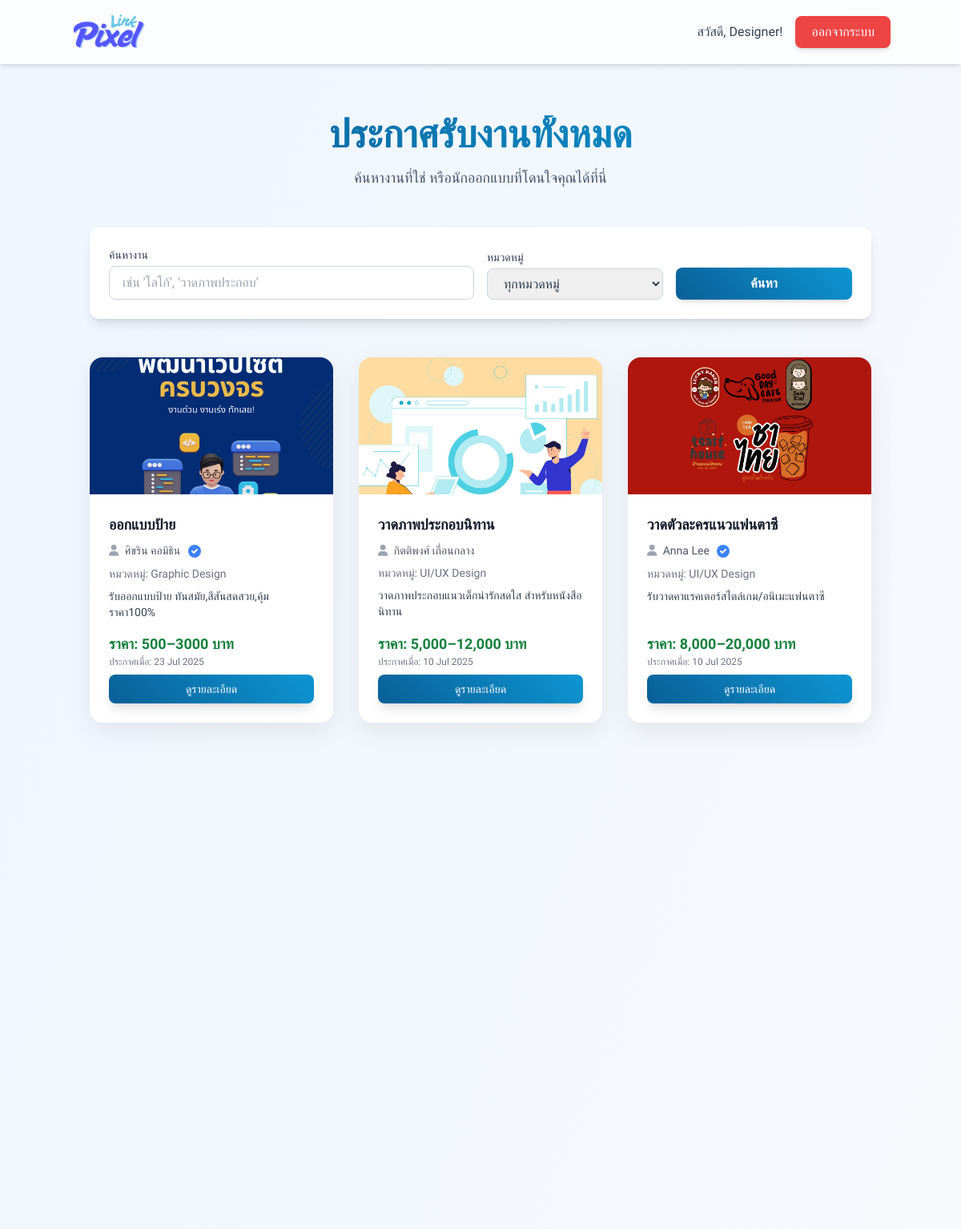
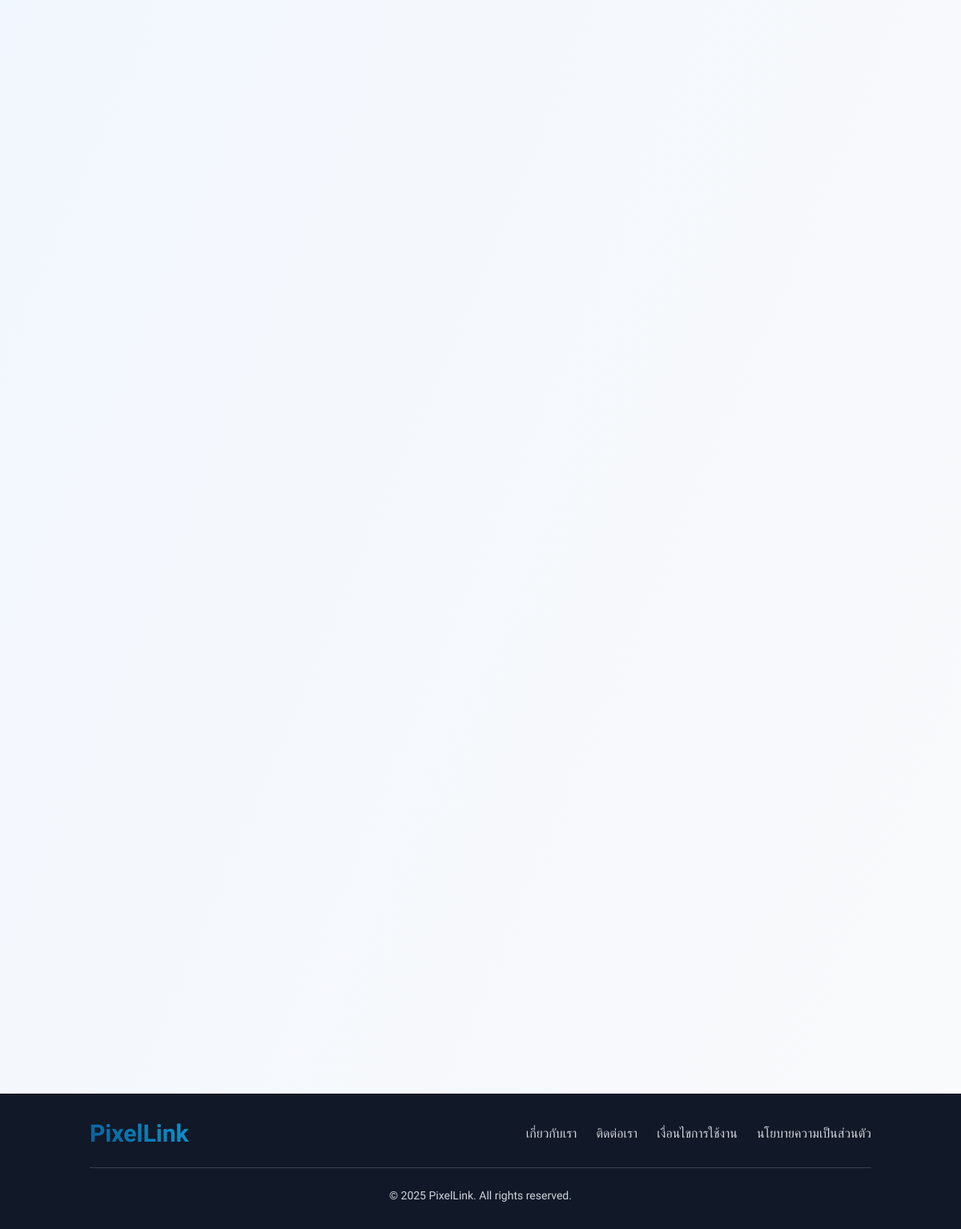
Page /client/job_listings_client.php on the committed database (2 pictures, top to bottom).
### tables this page shows
CREATE TABLE `job_postings` (
  `post_id` int(11) NOT NULL,
  `designer_id` int(11) NOT NULL,
  `title` varchar(255) NOT NULL,
  `description` text DEFAULT NULL,
  `category_id` int(11) DEFAULT NULL,
  `price_range` varchar(100) DEFAULT NULL,
  `posted_date` timestamp NOT NULL DEFAULT current_timestamp(),
  `status` enum('active','inactive','completed') DEFAULT 'active',
  `client_id` int(11) NOT NULL,
  `main_image_id` int(11) DEFAULT NULL
);

CREATE TABLE `uploaded_files` (
  `file_id` int(11) NOT NULL,
  `contract_id` int(11) DEFAULT NULL,
  `job_post_id` int(11) DEFAULT NULL,
  `uploader_id` int(11) NOT NULL,
  `file_name` varchar(255) NOT NULL,
  `file_path` varchar(255) NOT NULL,
  `uploaded_at` timestamp NOT NULL DEFAULT current_timestamp(),
  `file_size` int(11) DEFAULT NULL,
  `uploaded_by_user_id` int(11) DEFAULT NULL,
  `file_type` varchar(255) DEFAULT NULL,
  `uploaded_date` datetime DEFAULT NULL
);

CREATE TABLE `users` (
  `user_id` int(11) NOT NULL,
  `username` varchar(50) NOT NULL,
  `password` varchar(255) NOT NULL,
  `email` varchar(100) NOT NULL,
  `first_name` varchar(100) NOT NULL,
  `last_name` varchar(100) NOT NULL,
  `phone_number` varchar(20) NOT NULL,
  `user_type` enum('admin','designer','client') NOT NULL,
  `registration_date` timestamp NOT NULL DEFAULT current_timestamp(),
  `is_approved` tinyint(1) DEFAULT 0,
  `last_activity` datetime DEFAULT NULL,
  `is_active` tinyint(1) DEFAULT 1,
  `is_verified` tinyint(1) NOT NULL DEFAULT 0 COMMENT '0=Not Verified, 1=Verified',
  `last_login` timestamp NULL DEFAULT NULL
);

CREATE TABLE `job_categories` (
  `category_id` int(11) NOT NULL,
  `category_name` varchar(100) NOT NULL
);

### client/job_listings_client.php (the view, shortened to what this page needs)
<?php
$servername = "localhost";
$username = "root";
$password = "";
$dbname = "pixellink";
$condb = new mysqli($servername, $username, $password, $dbname);
$condb->set_charset("utf8");
$loggedInUserName = $_SESSION['full_name'] ?? $_SESSION['username'] ?? 'Designer';
$search_keyword = $_GET['search'] ?? '';
$type = $_GET['type'] ?? 'postings';
$jobs = [];
if ($type === 'postings') {
    $page_title = "ประกาศรับงานทั้งหมด";
    $sql = "SELECT
                jp.post_id AS id,
                jp.title,
                jp.description,
                jp.price_range,
                jp.posted_date,
                'posting' AS type,
                u.first_name,
                u.last_name,
                u.is_verified,
                jc.category_name,
                uf.file_path AS job_image_path
            FROM job_postings AS jp
            JOIN users AS u ON jp.designer_id = u.user_id
            LEFT JOIN job_categories AS jc ON jp.category_id = jc.category_id
            LEFT JOIN uploaded_files AS uf ON jp.main_image_id = uf.file_id
            WHERE jp.status = 'active'";
    $sql .= " ORDER BY jp.posted_date DESC";
}
$stmt = $condb->prepare($sql);
if ($stmt) {
    $stmt->execute();
    $result = $stmt->get_result();
    $jobs = $result->fetch_all(MYSQLI_ASSOC);
} else {
    error_log("SQL Error: " . $condb->error);
}
?>
<?php include '../includes/header.php'; ?>
<body class="min-h-screen flex flex-col">
    <nav class="bg-white/80 backdrop-blur-sm p-4 shadow-md sticky top-0 z-50">
        <div class="container mx-auto flex justify-between items-center">
            <a href="main.php">
                <img src="../dist/img/logo.png" alt="PixelLink Logo" class="h-12 transition-transform hover:scale-105">
            </a>
            <div class="space-x-2 sm:space-x-4 flex items-center flex-nowrap">
                <span class="font-medium text-slate-700 text-xs sm:text-base whitespace-nowrap">สวัสดี, <?= htmlspecialchars($loggedInUserName) ?>!</span>
                <a href="../logout.php" class="btn-danger text-white text-xs sm:text-base px-3 sm:px-5 py-2 rounded-lg font-medium shadow-md whitespace-nowrap">ออกจากระบบ</a>
            </div>
        </div>
    </nav>
    <main class="flex-grow">
        <section id="job-listings" class="py-12 md:py-16 bg-gradient-to-br from-blue-50 to-gray-50">
            <div class="container mx-auto px-4 md:px-6">
                <div class="text-center mb-12 animate-fade-in">
                    <h1 class="text-4xl md:text-5xl font-bold text-gradient"><?= htmlspecialchars($page_title) ?></h1>
                    <p class="mt-4 text-lg text-slate-600">ค้นหางานที่ใช่ หรือนักออกแบบที่โดนใจคุณได้ที่นี่</p>
                </div>
                <form action="job_listings_client.php" method="GET" class="mb-12 p-6 bg-white rounded-xl shadow-lg animate-fade-in">
                    <div class="grid grid-cols-1 md:grid-cols-4 gap-4 items-end">
                        <div class="col-span-1 md:col-span-2">
                            <label for="search-keyword" class="block text-sm font-medium text-slate-700 mb-1">ค้นหางาน</label>
                            <input type="text" name="search" id="search-keyword" value="<?= htmlspecialchars($search_keyword) ?>" placeholder="เช่น 'โลโก้', 'วาดภาพประกอบ'" class="w-full px-4 py-2 border border-slate-300 rounded-lg focus:ring-blue-500 focus:border-blue-500">
                        </div>
                        <div>
                            <label for="filter-category" class="block text-sm font-medium text-slate-700 mb-1">หมวดหมู่</label>
                            <select name="category" id="filter-category" class="w-full px-4 py-2 border border-slate-300 rounded-lg focus:ring-blue-500 focus:border-blue-500">
                                <option value="0">ทุกหมวดหมู่</option>
                            </select>
                        </div>
                        <button type="submit" class="btn-primary text-white px-6 py-2 rounded-lg font-semibold shadow-md w-full">ค้นหา</button>
                    </div>
                </form>
                <?php if (empty($jobs)): ?>
                    <div class="bg-yellow-100 border-l-4 border-yellow-500 text-yellow-700 p-6 rounded-lg text-center mt-12">
                        <p class="font-bold text-xl">ไม่พบผลลัพธ์ที่ตรงกัน</p>
                        <p class="mt-2">กรุณาลองเปลี่ยนคำค้นหาหรือตัวกรองของคุณ</p>
                    </div>
                <?php else: ?>
                    <div class="grid grid-cols-1 sm:grid-cols-2 lg:grid-cols-3 xl:grid-cols-4 gap-8">
                        <?php foreach ($jobs as $job): ?>
                            <div class="card-item flex flex-col animate-card-appear">
                                <?php
                                $image_source = '../dist/img/pdpa02.jpg';
                                if (!empty($job['job_image_path'])) {
                                    $correct_path = str_replace('', '', $job['job_image_path']);
                                    if (file_exists($correct_path)) {
                                        $image_source = htmlspecialchars($correct_path);
                                    }
                                }
                                ?>
                                <a href="../job_detail_client.php?id=<?= $job['id'] ?>&type=<?= $job['type'] ?>">
                                    <img src="<?= $image_source ?>" alt="ภาพประกอบงาน: <?= htmlspecialchars($job['title']) ?>" class="card-image">
                                </a>
                                <div class="p-4 md:p-6 flex-grow flex flex-col justify-between">
                                    <div>
                                        <h3 class="text-lg font-semibold text-gray-900 line-clamp-2"><?= htmlspecialchars($job['title']) ?></h3>
                                        <p class="text-sm text-gray-600 my-2">
                                            <i class="fas fa-user mr-1 text-gray-400"></i>
                                            <?= htmlspecialchars($job['first_name'] . ' ' . $job['last_name']) ?>
                                            <?php if ($job['is_verified'] == 1): ?>
                                                <span title="บัญชีนี้ได้รับการยืนยันตัวตนแล้ว">
                                                    <svg class="verified-badge-svg text-blue-500" fill="currentColor" viewBox="0 0 20 20" xmlns="http://www.w3.org/2000/svg">
                                                        <path fill-rule="evenodd" d="M10 18a8 8 0 100-16 8 8 0 000 16zm3.707-9.293a1 1 0 00-1.414-1.414L9 10.586 7.707 9.293a1 1 0 00-1.414 1.414l2 2a1 1 0 001.414 0l4-4z" clip-rule="evenodd"></path>
                                                    </svg>
                                                </span>
                                            <?php endif; ?>
                                        </p>
                                        <p class="text-sm text-gray-500 mb-2">หมวดหมู่: <?= htmlspecialchars($job['category_name'] ?? 'ไม่ระบุ') ?></p>
                                        <p class="text-sm text-gray-700 line-clamp-3 font-light"><?= htmlspecialchars($job['description']) ?></p>
                                    </div>
                                    <div class="mt-4">
                                        <p class="text-lg font-semibold text-green-700">ราคา: <?= htmlspecialchars($job['price_range'] ?? 'สอบถาม') ?></p>
                                        <p class="text-xs text-gray-500">ประกาศเมื่อ: <?= date('d M Y', strtotime($job['posted_date'])) ?></p>
                                        <a href="../job_detail_client.php?id=<?= $job['id'] ?>&type=<?= $job['type'] ?>" class="mt-2 inline-block btn-primary text-white px-4 py-2 rounded-lg font-medium text-sm shadow-lg w-full text-center">ดูรายละเอียด</a>
                                    </div>
                                </div>
                            </div>
                        <?php endforeach; ?>
                    </div>
                <?php endif; ?>
            </div>
        </section>
    </main>
    <?php include '../includes/footer.php'; ?>

### client/job_listings_client.php (style rules this page uses)
.animate-fade-in { opacity: 0; transition: opacity 1.2s ease-out; }
.animate-fade-in.is-visible { opacity: 1; }
.animate-card-appear { opacity: 0; transform: translateY(20px); transition: opacity 0.6s ease-out, transform 0.6s ease-out; }
.animate-card-appear.is-visible { opacity: 1; transform: translateY(0); }
.verified-badge-svg { width: 1.25rem; height: 1.25rem; margin-left: 0.25rem; vertical-align: middle; display: inline-block; }

### includes/header.php (style rules this page uses)
* { font-family: 'Kanit', sans-serif; font-style: normal; font-weight: 400; }
body { background: linear-gradient(135deg, #f0f4f8 0%, #e8edf3 100%); color: #2c3e50; overflow-x: hidden; }
.btn-primary { background: linear-gradient(45deg, #0a5f97 0%, #0d96d2 100%); color: white; transition: all 0.3s ease; box-shadow: 0 4px 15px rgba(13, 150, 210, 0.3); }
.btn-danger { background-color: #ef4444; color: white; transition: all 0.3s ease; box-shadow: 0 4px 15px rgba(239, 68, 68, 0.3); }
.text-gradient { background: linear-gradient(45deg, #0a5f97, #0d96d2); -webkit-background-clip: text; -webkit-text-fill-color: transparent; }
.card-item { background: white; border-radius: 1rem; box-shadow: 0 10px 30px rgba(0, 0, 0, 0.08); transition: all 0.3s ease; display: flex; flex-direction: column; }
.card-image { width: 100%; aspect-ratio: 16/9; object-fit: cover; border-top-left-radius: 1rem; border-top-right-radius: 1rem; }
.verified-badge-svg { width: 1.25rem; height: 1.25rem; margin-left: 0.25rem; vertical-align: middle; display: inline-block; }

### rows in the picture
job_postings: uploaded_files.file_path (picture), title "ออกแบบป้าย", designer.last_name "ศิขริน คอมิธิน", category.category_name "Graphic Design", description "รับออกแบบป้าย ทันสมัย,สีสันสดสวย,คุ้มราคา100%", price_range "500–3000 บาท", posted_date "23 Jul 2025"
job_postings: shows a picture, title "วาดภาพประกอบนิทาน", designer.last_name "กิตติพงศ์ เถื่อนกลาง", category.category_name "UI/UX Design", description "วาดภาพประกอบแนวเด็กน่ารักสดใส สำหรับหนังสือนิทาน", price_range "5,000–12,000 บาท", posted_date "10 Jul 2025"
job_postings: uploaded_files.file_path (picture), title "วาดตัวละครแนวแฟนตาซี", designer.last_name "Anna Lee", category.category_name "UI/UX Design", description "รับวาดคาแรคเตอร์สไตล์เกม/อนิเมะแฟนตาซี", price_range "8,000–20,000 บาท", posted_date "10 Jul 2025"

### other values in the picture
$loggedInUserName "Designer"
$page_title "ประกาศรับงานทั้งหมด"
